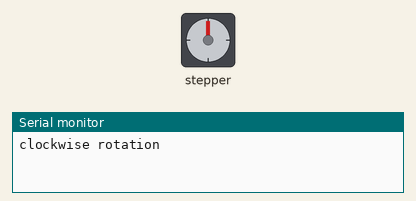
Simulated run of this sketch. Board: Arduino Uno, built with avr-gcc and run on an emulated ATmega328P. On the bench: stepper motor, the last lines printed to the serial monitor. Stepper angles assume 2048 steps per turn.

Above: at 0.05 s.
At 2.0 s:
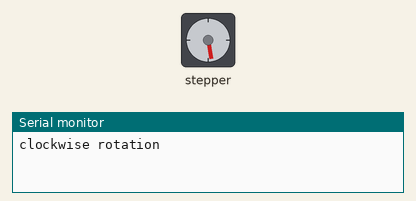
At 3.95 s:
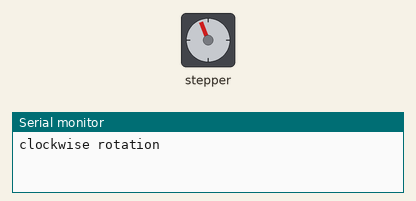
At 7.85 s:
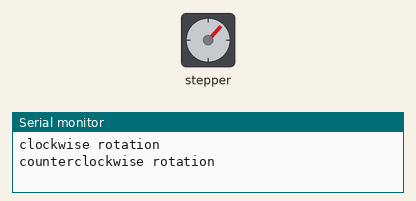
Timing chart, 0 to 10.5 s (numbered marks = the images above):
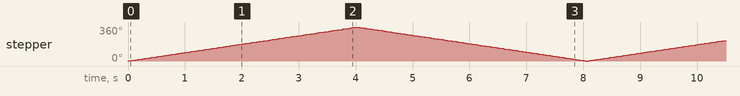

The sketch:

Stepper_motor.ino
```cpp
#include <Stepper.h>

int steps = 2048;
int rpm = 15;

Stepper myStepper (steps, 8,10,9,11);

void setup() {

  myStepper.setSpeed(rpm);
  Serial.begin(9600);

}

void loop() {
  Serial.println("clockwise rotation");
  myStepper.step(steps);
  //delay(1000);
  Serial.println("counterclockwise rotation");
  myStepper.step(-steps);
  //delay(1000);

}
```

Measured:
- by itself, stepper: turns 358° clockwise in 4.0 s, then 358° counter-clockwise in 4.0 s, repeating every 8.1 s
